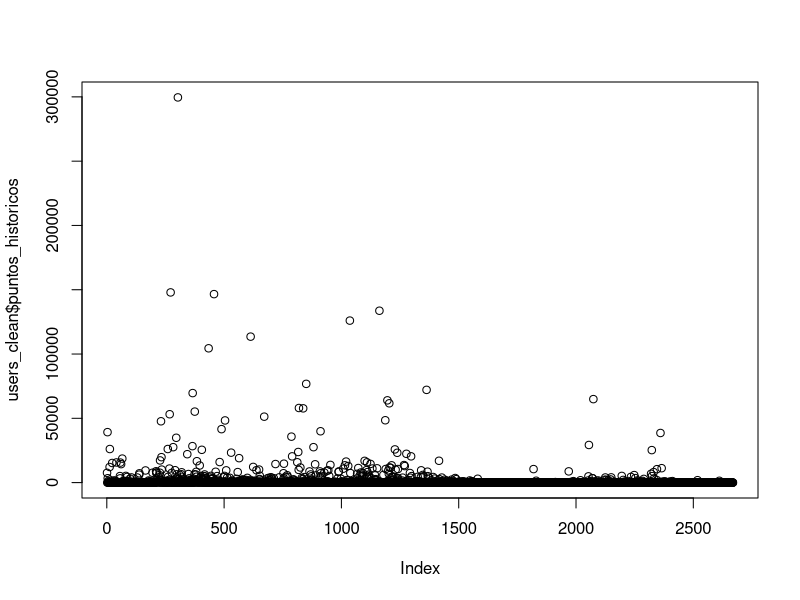
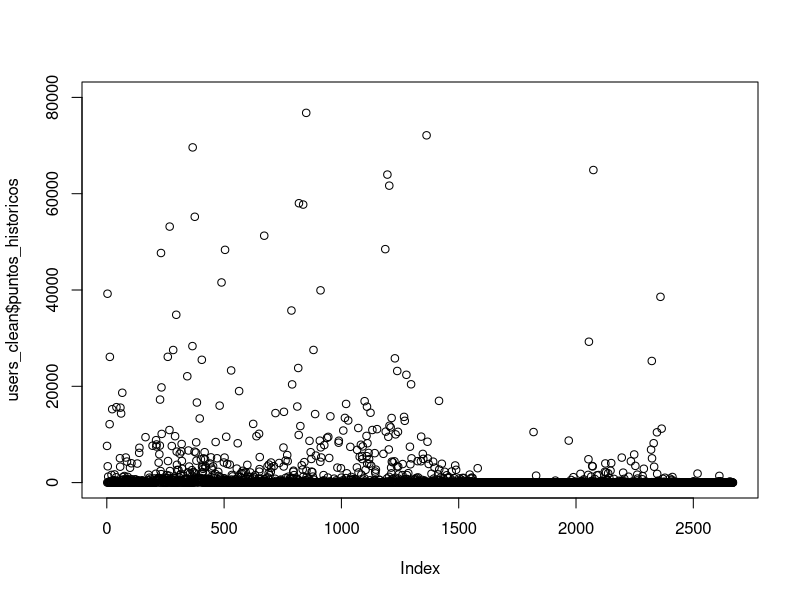
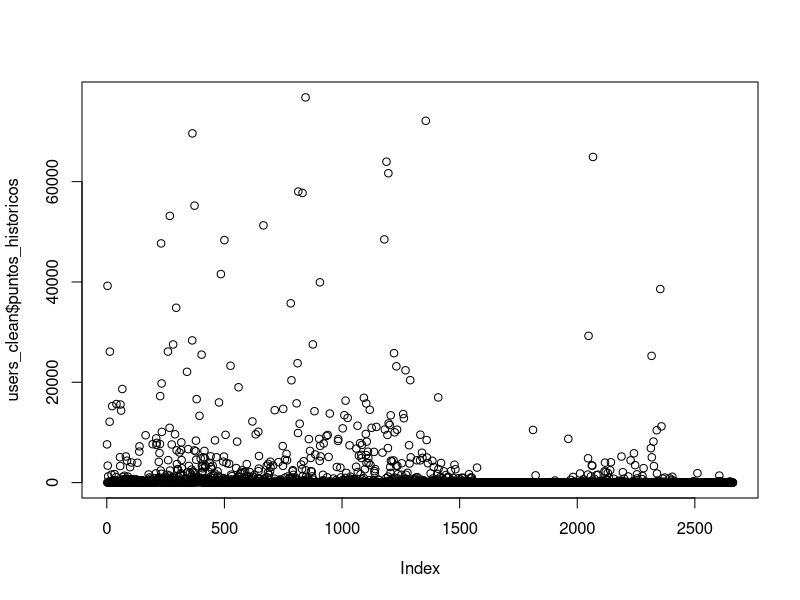
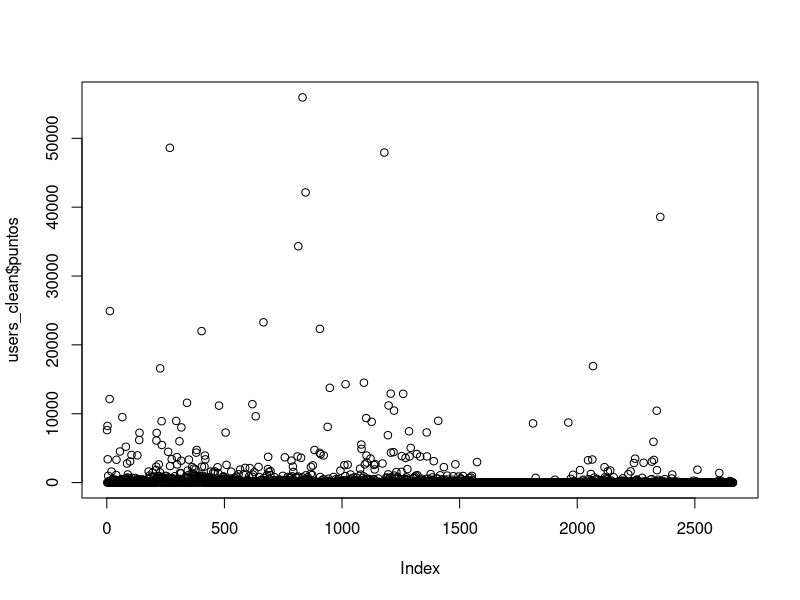
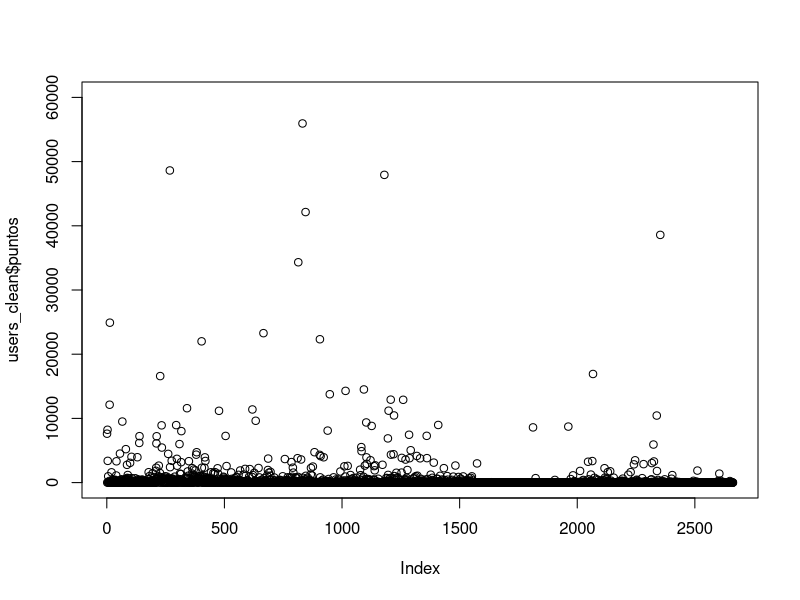
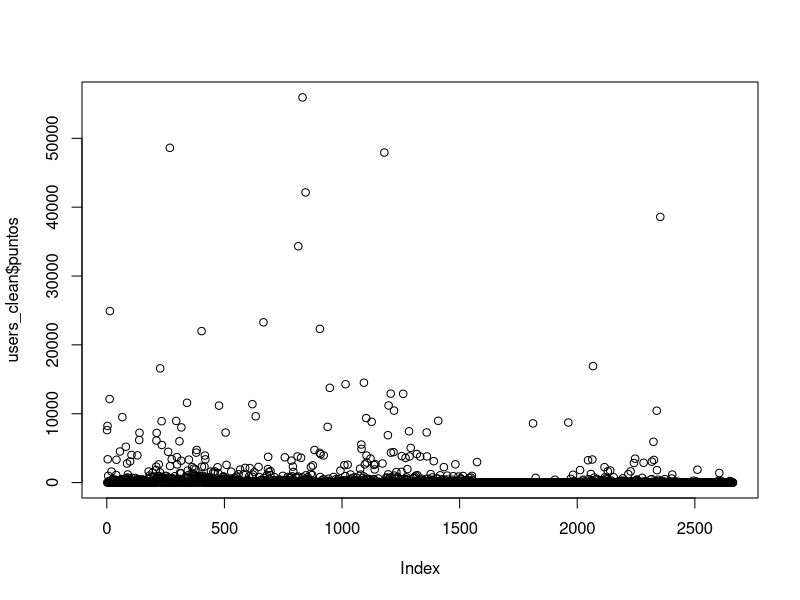
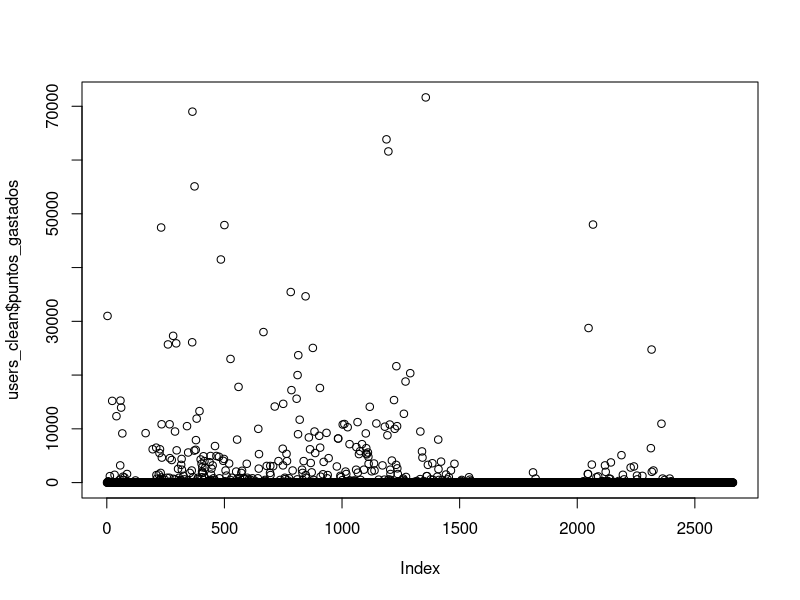
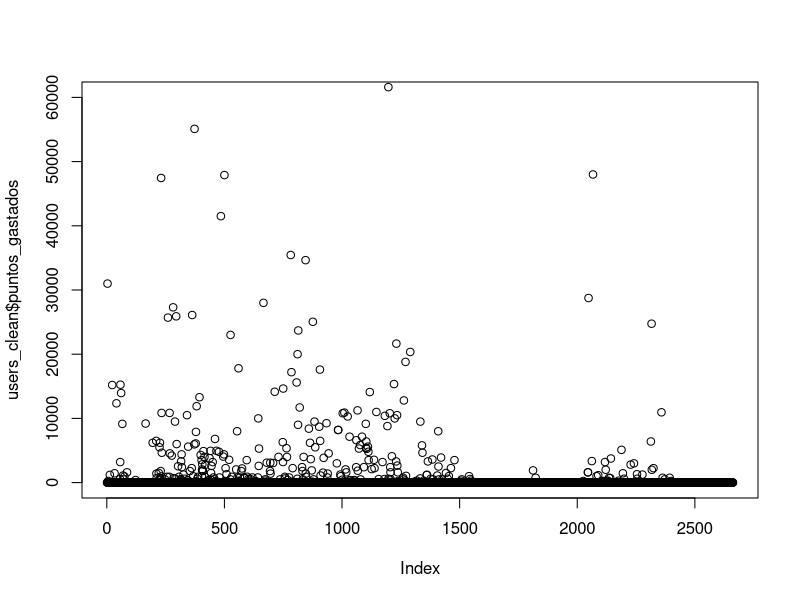

The R script that drew these images, in order:
library(party)


# Data

users <- read.csv("Data/users.csv", header = TRUE, sep=";")
videos <- read.csv("Data/videos.csv", header = TRUE, sep=";")


#
#   SACANDO OUTLIERS
#

users_clean <- users
str(users_clean)

# puntos_historicos
plot(users_clean$puntos_historicos)
plot(users_clean$puntos_historicos,ylim=c(0,80000))
users_clean <- subset(users_clean, puntos_historicos <= 80000)
plot(users_clean$puntos_historicos)

# puntos

plot(users_clean$puntos)
plot(users_clean$puntos,ylim=c(0,60000))
users_clean <- subset(users_clean, puntos <= 60000)
plot(users_clean$puntos)

# puntos_gastados

plot(users_clean$puntos_gastados)
plot(users_clean$puntos_gastados,ylim=c(0,60000))
users_clean <- subset(users_clean, puntos_gastados <= 60000)
plot(users_clean$puntos_gastados)

# shares_totales

plot(users_clean$shares_totales)
plot(users_clean$shares_totales,ylim=c(0,100))
users_clean <- subset(users_clean, shares_totales <= 100)
plot(users_clean$shares_totales)

# concursos_participados

plot(users_clean$concursos_participados)
plot(users_clean$concursos_participados,ylim=c(0,10))
users_clean <- subset(users_clean, concursos_participados <= 10)
plot(users_clean$concursos_participados)

# tickets_canjeados

plot(users_clean$tickets_canjeados)
plot(users_clean$tickets_canjeados,ylim=c(0,45))
users_clean$tickets_canjeados <- sapply(users_clean$tickets_canjeados, function(x){if(is.na(x)){ return(0)} else {return(x)} })
users_clean <- subset(users_clean, tickets_canjeados <= 45)
plot(users_clean$tickets_canjeados)


videos_clean <- videos
str(videos_clean)

# points_per_view

plot(videos_clean$points_per_view)
plot(videos_clean$points_per_view,ylim=c(0,110))
videos_clean <- subset(videos_clean, points_per_view <= 110)
plot(videos_clean$points_per_view)

# duracion

plot(videos_clean$duracion)
plot(videos_clean$duracion,ylim=c(0,600))
videos_clean <- subset(videos_clean, duracion <= 600)
plot(videos_clean$duracion)

# release_difference

plot(videos_clean$release_difference)
plot(videos_clean$release_difference,ylim=c(0,1000000))
videos_clean <- subset(videos_clean, release_difference <= 1000000)
videos_clean <- subset(videos_clean, release_difference >= 0)
plot(videos_clean$release_difference)

# total_views

plot(videos_clean$total_views)
plot(videos_clean$total_views,ylim=c(0,6500))
videos_clean <- subset(videos_clean, total_views <= 6500)
plot(videos_clean$total_views)

# points_given

plot(videos_clean$points_given)
plot(videos_clean$points_given,ylim=c(0,100000))
videos_clean <- subset(videos_clean, points_given <= 100000)
plot(videos_clean$points_given)

# shares_first_day

plot(videos_clean$shares_first_day)
plot(videos_clean$shares_first_day,ylim=c(0,15))
videos_clean <- subset(videos_clean, shares_first_day <= 15)
plot(videos_clean$shares_first_day)

# shares_first_week

plot(videos_clean$shares_first_week)
plot(videos_clean$shares_first_week,ylim=c(0,30))
videos_clean <- subset(videos_clean, shares_first_week <= 30)
plot(videos_clean$shares_first_week)

# total_shares

plot(videos_clean$total_shares)
plot(videos_clean$total_shares,ylim=c(0,80))
videos_clean <- subset(videos_clean, total_shares <= 80)
plot(videos_clean$total_shares)


videos_clean$avg_ppv <- mapply(function(views, points){if(points == 0 || views == 0){ return(NA) } else { return(points/views) }}, videos_clean$total_views, videos_clean$points_given)
videos$avg_ppv <- mapply(function(views, points){if(points == 0 || views == 0){ return(NA) } else { return(points/views) }}, videos$total_views, videos$points_given)

videos_clean$success <- mapply(function(views, shares){if(shares > 100 || views >= 8000){ return(1) } else { return(0) }}, videos_clean$total_views, videos_clean$total_shares)
videos$success <- mapply(function(views, shares){if(shares > 100 || views >= 8000){ return(1) } else { return(0) }}, videos$total_views, videos$total_shares)

keep <- c("category", "duracion", "release_difference", "shares_first_day", "X1_week_active_users_at_release","X1_week_active_raffles", "avg_ppv", "success")
videos_clean_kept <- videos_clean[keep]
videos_kept <- videos[keep]
